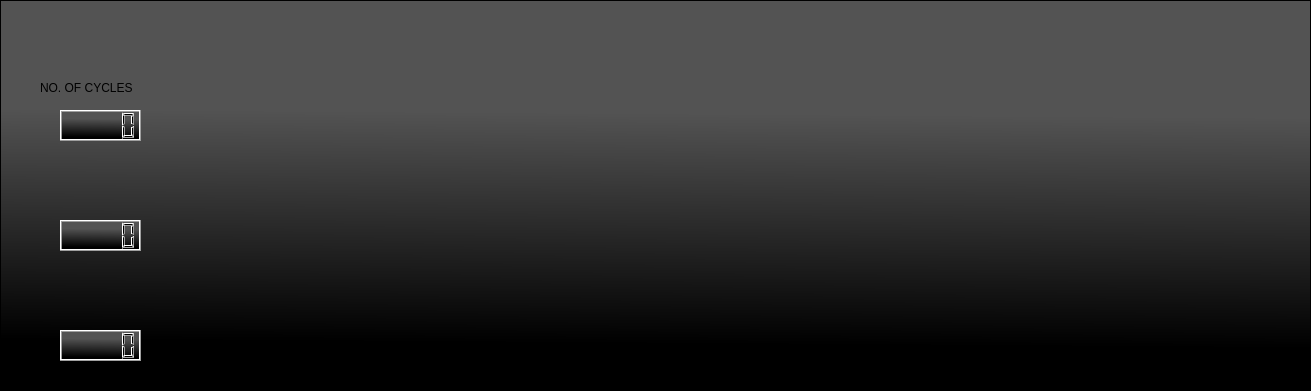
   <widget class="QFrame" name="frame_2">
    <property name="geometry">
     <rect>
      <x>40</x>
      <y>310</y>
      <width>1311</width>
      <height>391</height>
     </rect>
    </property>
    <property name="styleSheet">
     <string notr="true">background-color: qlineargradient(spread:pad, x1:0.950249, y1:0.892, x2:0.965174, y2:0.301, stop:0 rgba(0, 0, 0, 255), stop:1 rgba(83, 83, 83, 255));</string>
    </property>
    <property name="frameShape">
     <enum>QFrame::StyledPanel</enum>
    </property>
    <property name="frameShadow">
     <enum>QFrame::Raised</enum>
    </property>
    <widget class="QLabel" name="label">
     <property name="geometry">
      <rect>
       <x>40</x>
       <y>80</y>
       <width>141</width>
       <height>16</height>
      </rect>
     </property>
     <property name="styleSheet">
      <string notr="true">font: 75 10pt &quot;PlutoSansW04-Bold&quot;;
background-color: qlineargradient(spread:pad, x1:0, y1:0, x2:1, y2:0, stop:1 rgba(83, 83, 83, 255));</string>
     </property>
     <property name="text">
      <string>NO. OF CYCLES</string>
     </property>
    </widget>
    <widget class="QLCDNumber" name="lcd_No_of_cycles">
     <property name="geometry">
      <rect>
       <x>60</x>
       <y>110</y>
       <width>81</width>
       <height>31</height>
      </rect>
     </property>
    </widget>
    <widget class="QLCDNumber" name="lcd_Min_voltage">
     <property name="geometry">
      <rect>
       <x>60</x>
       <y>220</y>
       <width>81</width>
       <height>31</height>
      </rect>
     </property>
    </widget>
    <widget class="QLCDNumber" name="lcdNumber_3">
     <property name="geometry">
      <rect>
       <x>60</x>
       <y>330</y>
       <width>81</width>
       <height>31</height>
      </rect>
     </property>
    </widget>
   </widget>
